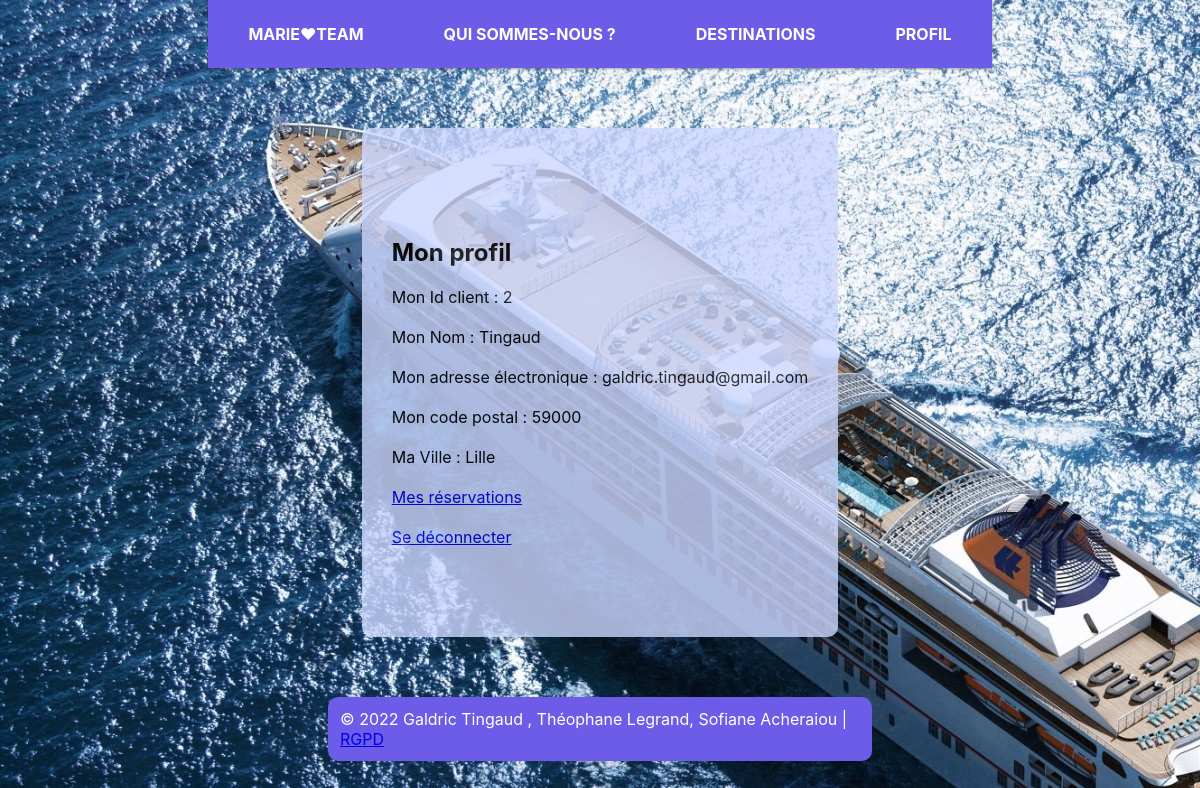
The page /?action=profil (signed in) on the database its author committed.
### tables this page shows
CREATE TABLE IF NOT EXISTS `client` (
  `IdClient` int NOT NULL AUTO_INCREMENT,
  `Nom` varchar(50) DEFAULT NULL,
  `AdresseMail` varchar(50) DEFAULT NULL,
  `CP` varchar(50) DEFAULT NULL,
  `Ville` varchar(50) DEFAULT NULL,
  `motPasse` varchar(50) DEFAULT NULL,
  PRIMARY KEY (`IdClient`)
);

### index.php (called while the page is built, shortened)
<?php
include "getRacine.php";
include_once "$racine/modele/authen.inc.php";
if (isset($_GET["action"])){
    $action = $_GET["action"];
}
else{
    $action = "defaut";
}
$fichier = controleurPrincipal($action);
include "$racine/controleur/$fichier";
?>

### modele/utilisateur.inc.php (called while the page is built, shortened)
<?php
function getUtilisateurByMailU($mailU) {
    $resultat = array();
    try {
        $cnx = connexionPDO();
        $req = $cnx->prepare("select * from client where AdresseMail=:AdresseMail");
        $req->bindValue(':AdresseMail', $mailU, PDO::PARAM_STR);
        $req->execute();
        $resultat = $req->fetch(PDO::FETCH_ASSOC);
    } catch (PDOException $e) {
        print "Erreur !: " . $e->getMessage();
        die();
    }
    return $resultat;
}
?>

### modele/authen.inc.php (called while the page is built, shortened)
<?php
include_once "utilisateur.inc.php";
function isLoggedOn() {
    $ret = false;
    if (isset($_SESSION["mailU"])) {
        $util = getUtilisateurByMailU($_SESSION["mailU"]);
        if ($util["AdresseMail"] == $_SESSION["mailU"] && $util["motPasse"] == $_SESSION["mdpU"]
        ) {
            $ret = true;
        }
    }
    return $ret;
}
?>

### vue/vueMonProfil.php (the view)
<section class="section">
    <h2>Mon profil</h2>
    Mon Id client : <?= $util["IdClient"] ?> <br /></br>
    Mon Nom : <?= $util["Nom"] ?> <br /></br>
    Mon adresse électronique : <?= $util["AdresseMail"] ?> <br /></br>
    Mon code postal : <?= $util["CP"] ?> <br /></br>
    Ma Ville : <?= $util["Ville"] ?> <br /></br>
    <a href="./?action=mesReservations">Mes réservations</a><br><br>
    <a href="./?action=deconnexion">Se déconnecter</a>
</section>

### CSS/base.css (style rules this page uses)
.section { max-width: 900px; border-radius: 10px; margin: 60px auto; padding: 90px 30px; background-color: #cdd8ff; opacity: 0.8; text-align: left; }

### rows shown on the page
client: IdClient "2", Nom "Tingaud", AdresseMail "galdric.tingaud@gmail.com", CP "59000", Ville "Lille"
